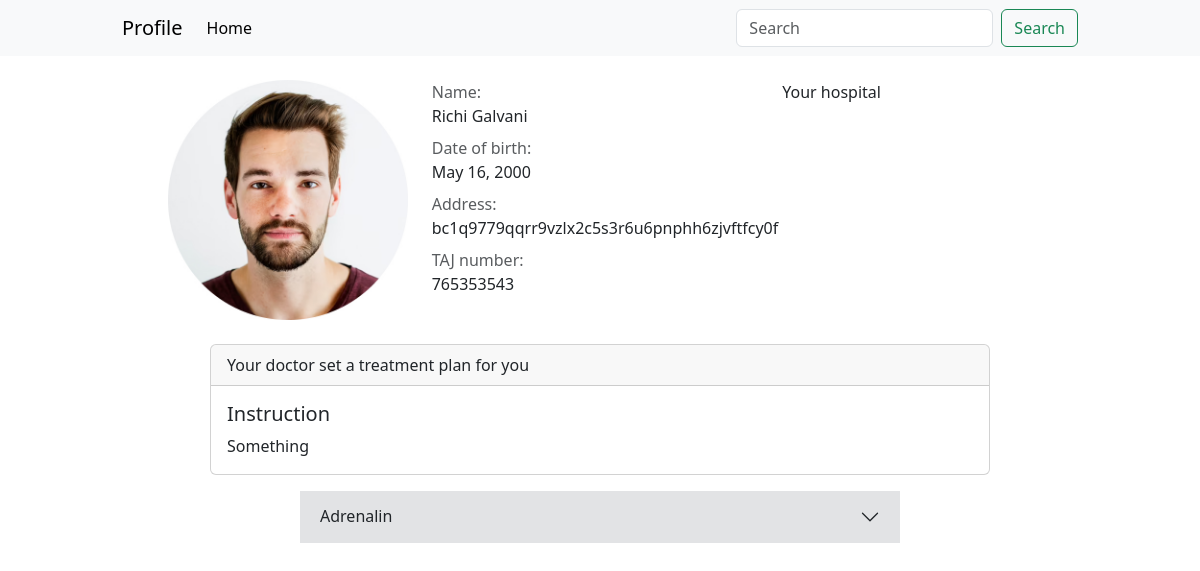
Screenshot of /profile/ (signed in) with the database file from the repository.
### patient/models.py (models this page shows, shortened)
class Patient(models.Model):
    user = models.ForeignKey(User, on_delete=models.CASCADE)
    first_name = models.CharField(max_length=100, null=False)
    last_name = models.CharField(max_length=100, null=False)
    birth_date = models.DateField(null=False)
    address = models.CharField(max_length=100, null=False)
    social_number = models.IntegerField(unique=True)
    instruction = models.ForeignKey(Instruction, on_delete=models.CASCADE)
    disease = models.CharField(max_length=100, null=False, blank=True)

class Instruction(models.Model):
    pillows = models.ManyToManyField(Pillow)
    description = models.TextField(max_length=1000, null=False)

class Pillow(models.Model):
    name = models.CharField(max_length=100, null=False)
    start_date = models.DateField(auto_now=True)
    finish_date = models.DateField(null=False)
    times_per_day = models.IntegerField(null=False)

### patient/views.py (the view)
# urls.py: path('profile/', views.profile, name="profile"),
def profile(request):
    patient = get_object_or_404(Patient, pk=request.user.id)
    return render(request, 'patient/patient.html', context={'p': patient, 'pillows': patient.instruction.pillows.all()})

### patient/templates/patient/patient.html (shortened to what this page needs)
{% load static %}
<!doctype html>
<html lang="en">
<head>
    <link href="https://cdn.jsdelivr.net/npm/bootstrap@5.3.0-alpha3/dist/css/bootstrap.min.css" rel="stylesheet"
>
    <link rel="stylesheet" href="{% static 'css/style.css' %}">
</head>
<body>
    <nav class="navbar navbar-expand-lg bg-body-tertiary">
        <div class="container">
          <a class="navbar-brand" href="#">Profile</a>
          <div class="collapse navbar-collapse" id="navbarSupportedContent">
            <ul class="navbar-nav me-auto mb-2 mb-lg-0">
              <li class="nav-item">
                <a class="nav-link active" aria-current="page" href="#">Home</a>
              </li>
            </ul>
            <form class="d-flex" role="search">
              <input class="form-control me-2" type="search" placeholder="Search" aria-label="Search">
              <button class="btn btn-outline-success" type="submit">Search</button>
            </form>
          </div>
        </div>
    </nav>
    <main class="mb-5">
        <div class="container-small mt-4">
            <div class="d-flex justify-content-center">
                <div class="d-flex me-1">
                    <img class="me-4" width="240px" height="240px" src="{% static 'img/patient_pic.jpg' %}" alt="">
                    <div class="d-flex flex-column">
                        <div class="mb-1">
                            <p class="fs-6 mb-0 text-muted">Name:</p>
                            <p class="mt-0 mb-1">{{ p.first_name }} {{ p.last_name }}</p>
                        </div>
                        <div class="mb-1 mt-0">
                            <p class="fs-6 mb-0 text-muted">Date of birth:</p>
                            <p class="mt-0 mb-1">{{ p.birth_date }}</p>
                        </div>
                        <div class="mb-1 mt-0">
                            <p class="fs-6 mb-0 text-muted">Address:</p>
                            <p class="mt-0 mb-1">{{ p.address }}</p>
                        </div>
                        <div class="mb-0 mt-0">
                            <p class="fs-6 mb-0 text-muted">TAJ number:</p>
                            <p class="mt-0">{{ p.social_number }}</p>
                        </div>
                    </div>
                </div>
                <div class="d-flex flex-column ms-0">
                    <p>Your hospital</p>
                </div>
            </div>
            <div class="card mt-4">
                <div class="card-header">
                    Your doctor set a treatment plan for you
                </div>
                <div class="card-body">
                  <h5 class="card-title">Instruction</h5>
                  <p class="card-text">{{ p.instruction.description }}</p>
                </div>
            </div>
            <div class="accordion accordion-flush mt-3 container-mini" id="accordionFlushExample">
                {% for pillow in pillows %}
                <div class="accordion-item mb-2 bg-light">
                  <h2 class="accordion-header">
                    <button class="accordion-button collapsed bg-secondary-subtle" type="button" data-bs-toggle="collapse" data-bs-target="#flush-collapse{{pillow.id}}" aria-expanded="false" aria-controls="flush-collapse{{pillow.id}}">
                        {{ pillow.name }}
                    </button>
                  </h2>
                </div>
                {% endfor %}
            </div>
        </div>
    </main>
</body>
</html>

### patient/static/css/style.css (style rules this page uses)
.container { max-width: 980px; }
.container-small { margin: auto; max-width: 780px; }
.container-mini { margin: auto; max-width: 600px; }

### rows the page displays
Patient: first_name "Richi", last_name "Galvani", birth_date "May 16, 2000", address "bc1q9779qqrr9vzlx2c5s3r6u6pnphh6zjvftfcy0f", social_number "765353543", instruction.description "Something"
Pillow: name "Adrenalin"
